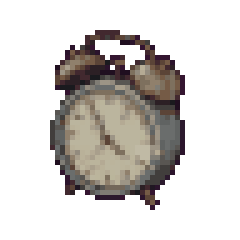
#> input picture game/assets/items/alarmClock.png, 48 x 48 px (shown 5 times larger)
$ python -i process_assets.py   (imports and definitions only)
#> lines starting #> are read from the running program, lines starting #| are printed output that depends on the picture
"""제미나이 원본 이미지를 게임용 에셋으로 만든다.

사용법 (레포 루트에서):
    python3 game/tools/process_assets.py

입력
    game/assets/raw/items/sheet_XX.jpeg   3x3 아이템 시트 (마젠타 배경)
    game/assets/raw/news/news_XX_*.jpeg   뉴스 컷신 (16:9)
출력
    game/assets/items/<아이템ID>.png      배경을 지운 48x48 아이콘
    game/assets/news/<이름>.png           워터마크를 지우고 줄인 컷신
    game/assets/manifest.json            아이템 ID ↔ 이름 ↔ 파일
    game/assets/items/_preview.png        전체 아이콘 미리보기

아이템 이름과 순서는 docs/서울끝/03_아이템_장비_조합_리스트.md 의 16절(시트 편성)을 따른다.
"""
import json
import re
from pathlib import Path

import numpy as np
from PIL import Image, ImageDraw
from scipy import ndimage

ROOT = Path(__file__).resolve().parents[2]
DOC = ROOT / 'docs' / '서울끝' / '03_아이템_장비_조합_리스트.md'
RAW_ITEMS = ROOT / 'game' / 'assets' / 'raw' / 'items'
RAW_NEWS = ROOT / 'game' / 'assets' / 'raw' / 'news'
OUT_ITEMS = ROOT / 'game' / 'assets' / 'items'
OUT_NEWS = ROOT / 'game' / 'assets' / 'news'

ICON = 48          # 아이콘 캔버스 크기
PIXEL = 8          # 제미나이 시트에서 픽셀 한 칸의 크기 (1024px 기준)
OUTLINE = (26, 26, 30)


# ───────── 문서에서 시트 편성 읽기 ─────────
# [27 lines left out: function read_sheets, not called in this run]


# ───────── 아이템 시트 ─────────
def background_mask(a):
    """마젠타 배경(JPEG 잡음 포함)과 제미나이 워터마크(분홍 별)를 배경으로 본다."""
    r, g, b = a[..., 0], a[..., 1], a[..., 2]
    dist = np.sqrt((r - 255) ** 2 + g ** 2 + (b - 255) ** 2)
    bg = dist < 105
    h, w = bg.shape
    # 워터마크: 오른쪽 아래, 마젠타가 옅어진 분홍빛 (흰색 아이템은 G가 높아서 제외됨)
    y0, x0 = int(h * 0.78), int(w * 0.78)
    sub = a[y0:, x0:]
    pink = (sub[..., 0] > 205) & (sub[..., 2] > 205) & (sub[..., 1] > 80) & (sub[..., 1] < 222) & (sub[..., 0] - sub[..., 1] > 22)
    bg[y0:, x0:] |= pink
    return bg


def slice_sheet(path):
#> called with path = '../assets/items/alarmClock.png'
    img = Image.open(path).convert('RGB')
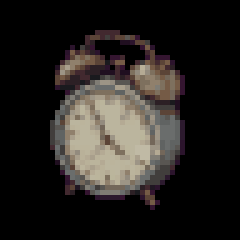
#> img: PIL image 48x48 RGB (shown 5 times larger); mean R, G, B 37.1, 33.7, 30.9
    if img.size != (1024, 1024):
        img = img.resize((1024, 1024), Image.LANCZOS)
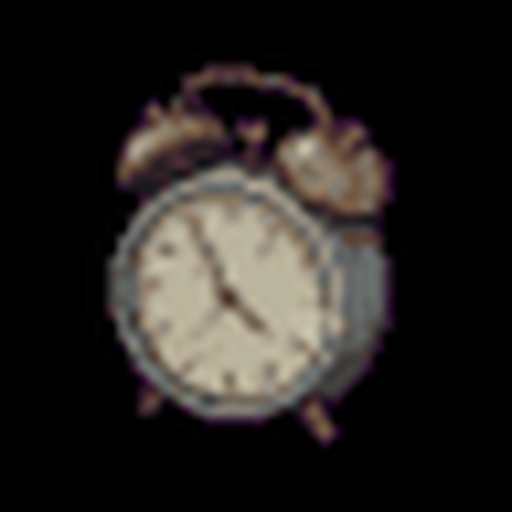
#> img: PIL image 1024x1024 RGB (shown at 1/2 size); mean R, G, B 37.4, 33.8, 31.1
    a = np.asarray(img).astype(np.int32)
    fg = ~background_mask(a)
#> in background_mask, `r, g, b = a[..., 0], a[..., 1], a[..., 2]`:
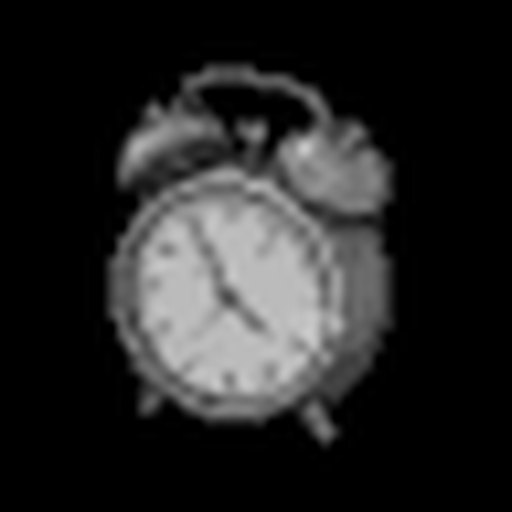
#> r: shape (1024, 1024) int32 (shown at 1/2 size); min 0, max 204, mean 37.4
#> in background_mask, `r, g, b = a[..., 0], a[..., 1], a[..., 2]`:
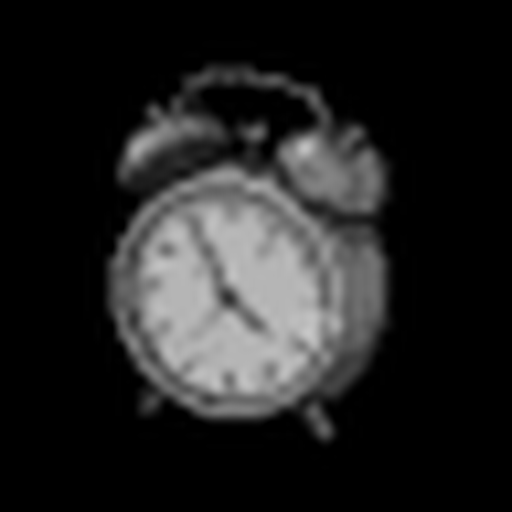
#> g: shape (1024, 1024) int32 (shown at 1/2 size); min 0, max 200, mean 33.8
#> in background_mask, `r, g, b = a[..., 0], a[..., 1], a[..., 2]`:
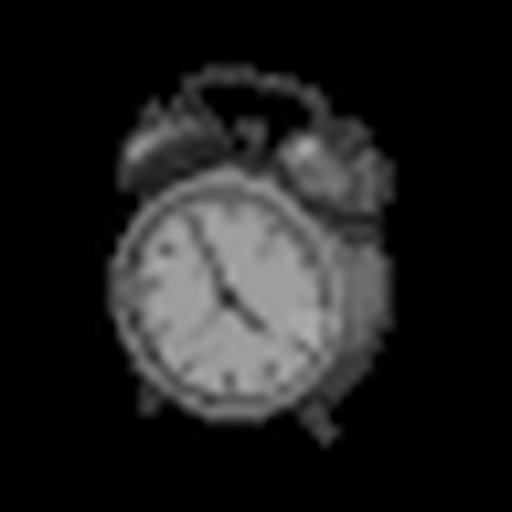
#> b: shape (1024, 1024) int32 (shown at 1/2 size); min 0, max 177, mean 31.1
#> in background_mask, `dist = np.sqrt((r - 255) ** 2 + g ** 2 + (b - 255) ** 2)`:
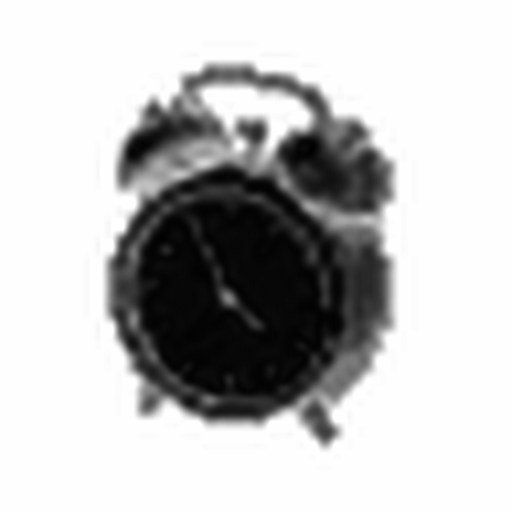
#> dist: shape (1024, 1024) float64 (shown at 1/2 size); min 211.9, max 360.6, mean 324.5; drawn with min black and max white
#> in background_mask, `bg = dist < 105`: bg: shape (1024, 1024) bool; every value is 0
#> in background_mask, `sub = a[y0:, x0:]`: sub: shape (226, 226, 3) int32; every value is 0
#> in background_mask, `pink = (sub[..., 0] > 205) & (sub[..., 2] > 205) & (sub[..., 1] > 80) ..`: pink: shape (226, 226) bool; every value is 0
#> fg: shape (1024, 1024) bool; every value is 1
    fg = ndimage.binary_opening(fg, iterations=2)
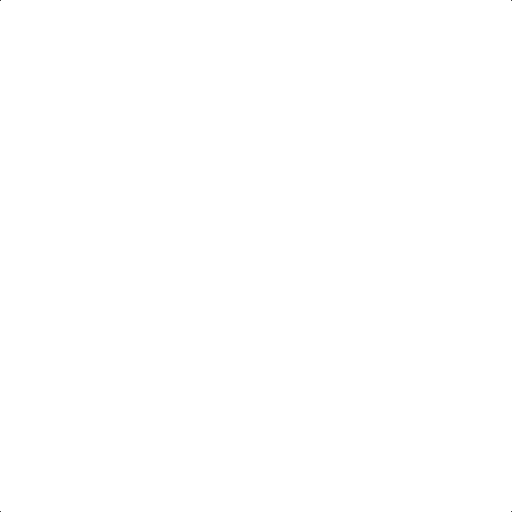
#> fg: shape (1024, 1024) bool (shown at 1/2 size); 100% white; black in thin lines or dots
    groups, n = ndimage.label(ndimage.binary_dilation(fg, iterations=6))
#> groups: shape (1024, 1024) int32; every value is 1
#> n = 1
    cell = 1024 / 3
    cells = {i: np.zeros_like(fg) for i in range(9)}
    for lab in range(1, n + 1):
        part = (groups == lab) & fg
        area = part.sum()
        if area < 150:
            continue
        cy, cx = ndimage.center_of_mass(part)
        idx = int(min(2, cy // cell)) * 3 + int(min(2, cx // cell))
        cells[idx] |= part
#> this loop made 1 pass
#> (area, cy, cx, idx) on pass 1: (1048564, 511.5, 511.5, 4)
#> after the loop, cells = 9 items
    out = []
    for i in range(9):
        m = cells[i]
        if not m.any():
            out.append(None)
            continue
        ys, xs = np.where(m)
        y0, y1, x0, x1 = ys.min(), ys.max() + 1, xs.min(), xs.max() + 1
        rgb = a[y0:y1, x0:x1].copy()
        alpha = m[y0:y1, x0:x1]
        rgb[~alpha] = OUTLINE  # 축소할 때 분홍 테두리가 번지지 않게
        out.append(to_icon(rgb.astype(np.uint8), alpha))
#> this loop made 9 passes
#> (y0, y1, x0, x1) on pass 5: (0, 1024, 0, 1024)
#> after the loop, out = 9 items
    return out


def to_icon(rgb, alpha):
    h, w = alpha.shape
    scale = PIXEL
    if max(h, w) / scale > ICON - 4:
        scale = max(h, w) / (ICON - 4)
    nw, nh = max(1, round(w / scale)), max(1, round(h / scale))
    small = Image.fromarray(rgb).resize((nw, nh), Image.BOX)
    a_small = Image.fromarray((alpha * 255).astype(np.uint8)).resize((nw, nh), Image.BOX)
    small = small.quantize(colors=28, method=Image.Quantize.MEDIANCUT).convert('RGB')
    a = (np.asarray(a_small) >= 128).astype(np.uint8) * 255
    canvas = Image.new('RGBA', (ICON, ICON), (0, 0, 0, 0))
    tile = small.convert('RGBA')
    tile.putalpha(Image.fromarray(a))
    canvas.paste(tile, ((ICON - nw) // 2, (ICON - nh) // 2), tile)
    return canvas


# ───────── 뉴스 컷신 ─────────
# [65 lines left out: functions clean_news, preview, main, not called in this run]


# [2 lines not run here, left out]

>>> result = slice_sheet('../assets/items/alarmClock.png')
#> result = 9 items

$ run again, on game/assets/items/boots.png
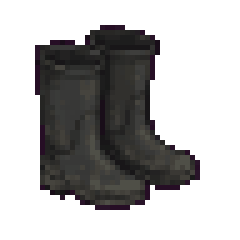
#> input picture game/assets/items/boots.png, 48 x 48 px (shown 5 times larger)
#> r: shape (1024, 1024) int32; 88 distinct labels, from 0 to 87
#> g: shape (1024, 1024) int32; 92 distinct labels, from 0 to 91
#> in background_mask, `r, g, b = a[..., 0], a[..., 1], a[..., 2]`:
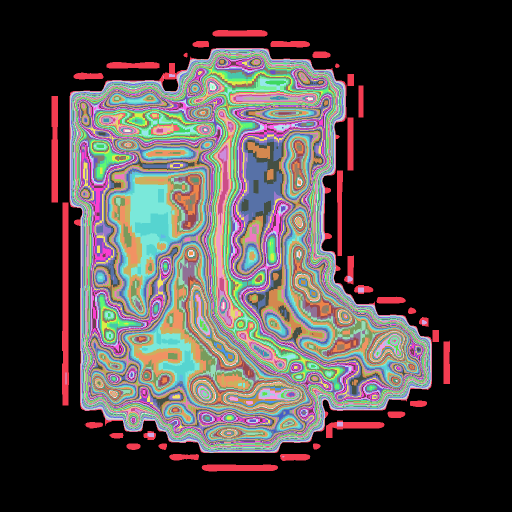
#> b: shape (1024, 1024) int32 (shown at 1/2 size); 79 distinct labels, from 0 to 78; one colour per label, 0 black
#> bg: shape (1024, 1024) bool; every value is 0
#> in background_mask, `sub = a[y0:, x0:]`:
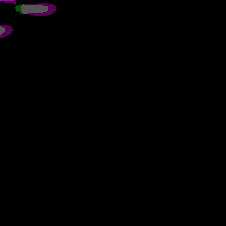
#> sub: shape (226, 226, 3) int32; mean R, G, B 0.0111, 0.00548, 0.0111; drawn with min black and max white
#> pink: shape (226, 226) bool; every value is 0
#> groups: shape (1024, 1024) int32; every value is 1
#> n = 1
#> the loop in slice_sheet, `for lab in range(1, n + 1):` made 1 pass
#> (area, cy, cx, idx) on pass 1: (1048564, 511.5, 511.5, 4)
#> after the loop in slice_sheet, `for lab in range(1, n + 1):`: cells = 9 items
#> the loop in slice_sheet, `for i in range(9):` made 9 passes
#> (y0, y1, x0, x1) on pass 5: (0, 1024, 0, 1024)

$ run again, on game/assets/items/bubbleWrap.png
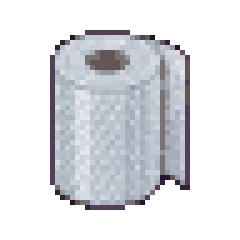
#> input picture game/assets/items/bubbleWrap.png, 48 x 48 px (shown 5 times larger)
#> bg: shape (1024, 1024) bool; every value is 0
#> in background_mask, `sub = a[y0:, x0:]`:
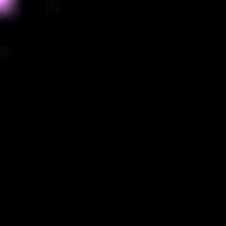
#> sub: shape (226, 226, 3) int32; mean R, G, B 0.1, 0.1, 0.2; drawn with min black and max white
#> pink: shape (226, 226) bool; every value is 0
#> groups: shape (1024, 1024) int32; every value is 1
#> n = 1
#> the loop in slice_sheet, `for lab in range(1, n + 1):` made 1 pass
#> (area, cy, cx, idx) on pass 1: (1048564, 511.5, 511.5, 4)
#> after the loop in slice_sheet, `for lab in range(1, n + 1):`: cells = 9 items
#> the loop in slice_sheet, `for i in range(9):` made 9 passes
#> (y0, y1, x0, x1) on pass 5: (0, 1024, 0, 1024)
